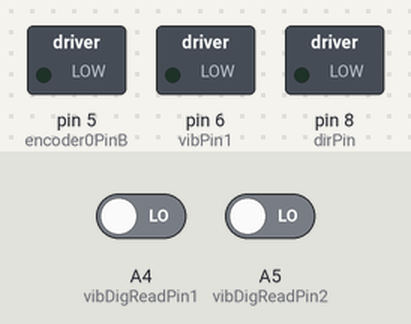
Bench run of a sketch on a simulated Arduino Uno, built with avr-gcc and run on an emulated ATmega328P. Parts: switched loads named in the sketch (green lamp = pin HIGH). Inputs (shaded band) come from the test bench; at power-on: A4 (vibDigReadPin1) LOW, A5 (vibDigReadPin2) LOW.

Above: at 1.2 s.
1.3 s: A4 (vibDigReadPin1) driven HIGH
At 1.8 s:
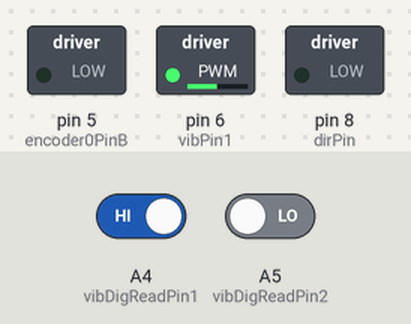
2.8 s: A5 (vibDigReadPin2) driven HIGH
At 4.0 s:
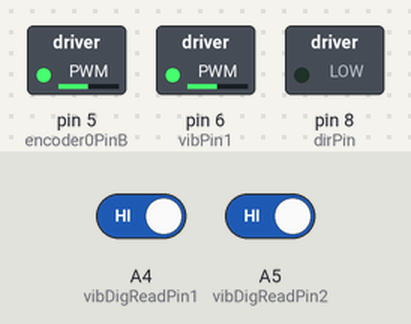
4.3 s: A4 (vibDigReadPin1) driven LOW
At 5.3 s:
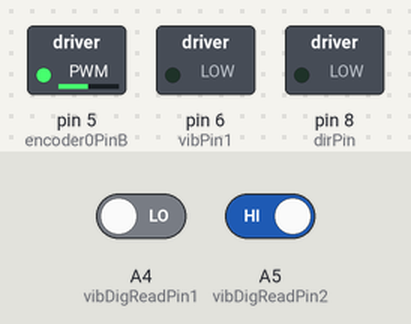
Timing chart, 0 to 7.3 s (numbered marks = the images above; inputs shaded):
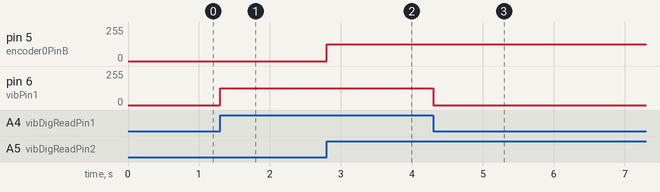

The sketch:

follower.ino
```cpp
//Quadrature Encoder
//Connect Encoder to Pins encoder0PinA, encoder0PinB, and +5V.
//Mechatronics 530.421 Lab 2

int encoder0PinA = 4;
int encoder0PinB = 5;
int encoder0Pos = 0;
int encoder0PinALast = LOW;
int encoder0PinBLast = LOW;
int n1 = LOW;
int n2 = LOW;

int vibPin2 = 5; // PWM output pin for motor
int dirPin = 8; // direction output pin for motor
double duty = 0; // Duty cylce (between 0 and 255)
unsigned int output = 0; // Output command to the motor

// INPUT: Potentiometer should be connected to 5V and GND
int potPin = A3; // Potentiometer output connected to analog pin 3
int potVal = 0; // Variable to store the input from the potentiometer


// declare variable values for vib

int vibPin1 = 6; // PWM pin for vibration actuator
int tar1 = 240;    // encoder position of vib act row 1
int tar2 = 0;   // encoder position of vib act row 2
int tarRange = 20; // range around tar values that vib act should be actuated
int cirEncoderPos;   // position of encoder limited to 0 - 480

int vibDigReadPin1 = A4;
int vibDigReadPin2 = A5;

int vib1;
int vib2;

int count = 0;

void setup() {
  pinMode(encoder0PinA, INPUT);
  pinMode(encoder0PinB, INPUT);
  //pinMode(pwmPin, OUTPUT);  // PWM pin for motor
  pinMode(dirPin, OUTPUT);  // dir pin for motor
  pinMode(vibPin1, OUTPUT); // PWM pin for vib act
  pinMode(vibDigReadPin1, INPUT);
  pinMode(vibPin2, OUTPUT); // PWM pin for vib act
  pinMode(vibDigReadPin2, INPUT);

  // Set PWM frequency
  //setPwmFrequency(pwmPin, 1);

  Serial.begin(9600);

  // start motor
  //duty = 0.0;//0.005;
  //digitalWrite(dirPin, LOW);
  //output = (int)(duty * 255);  // convert duty cycle to output signal
  //analogWrite(pwmPin, output); // output the signal


}

//Increase or decrease pos depends on user's definition of positive pos.
void loop() {
  vib1 = digitalRead(vibDigReadPin1);
  vib2 = digitalRead(vibDigReadPin2);


  if (vib1 == HIGH) {
    analogWrite(vibPin1, (int)125);
  }
  else {
    analogWrite(vibPin1, (int)0);
  }

  if (vib2 == HIGH) {
    analogWrite(vibPin2, (int)125);
  }
  else {
    analogWrite(vibPin2, (int)0);
  }

}


// --------------------------------------------------------------
// Function to set PWM Freq -- DO NOT EDIT
// --------------------------------------------------------------
void setPwmFrequency(int pin, int divisor) {
  byte mode;
  if (pin == 5 || pin == 6 || pin == 9 || pin == 10) {
    switch (divisor) {
      case 1: mode = 0x01; break;
      case 8: mode = 0x02; break;
      case 64: mode = 0x03; break;
      case 256: mode = 0x04; break;
      case 1024: mode = 0x05; break;
      default: return;
    }
    if (pin == 5 || pin == 6) {
      TCCR0B = TCCR0B & 0b11111000 | mode;
    } else {
      TCCR1B = TCCR1B & 0b11111000 | mode;
    }
  } else if (pin == 3 || pin == 11) {
    switch (divisor) {
      case 1: mode = 0x01; break;
      case 8: mode = 0x02; break;
      case 32: mode = 0x03; break;
      case 64: mode = 0x04; break;
      case 128: mode = 0x05; break;
      case 256: mode = 0x06; break;
      case 1024: mode = 0x7; break;
      default: return;
    }
    TCCR2B = TCCR2B & 0b11111000 | mode;
  }
}
```

Measured:
- after the input at 1.3 s, pin 6 (vibPin1): 0/255 → 125/255 at once
- after the input at 2.8 s, pin 5 (encoder0PinB): 0/255 → 125/255 at once
- after the input at 4.3 s, pin 6 (vibPin1): 125/255 → 0/255 at once
